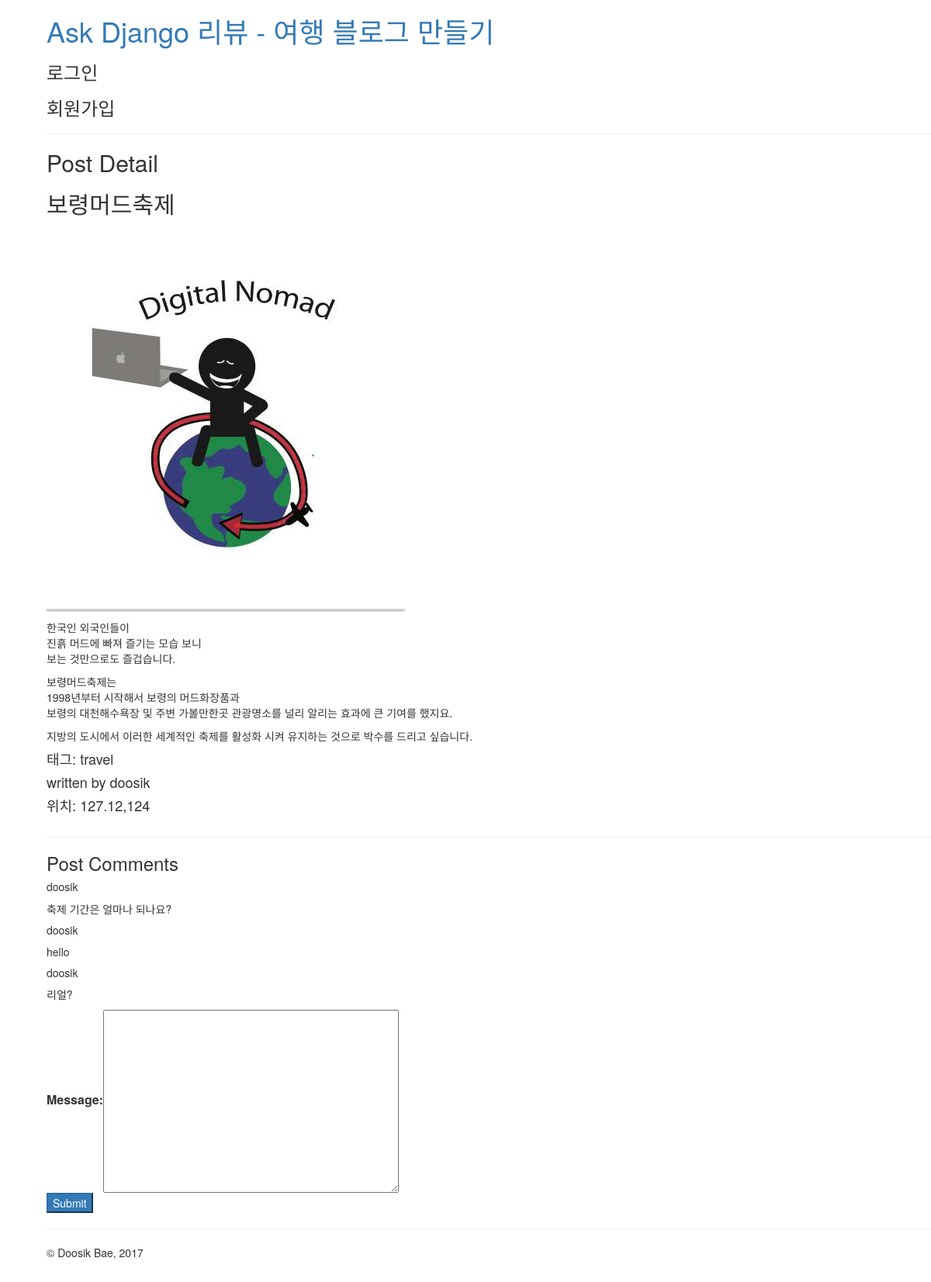
Screenshot of /post/detail/1/ with the database file from the repository.
### blog/models.py (models this page shows, shortened)
class TimeStamp(models.Model):
    created_at = models.DateTimeField(auto_now_add=True)
    updated_at = models.DateTimeField(auto_now=True)
    class Meta:
        abstract = True #추상적인거 ...다른 모델에 공통적으로 쓰려고 만든거.

class Post(TimeStamp):
    author = models.CharField(max_length=40)
    title = models.CharField(max_length=100, verbose_name='제목')
    photo_thumbnail = ProcessedImageField(verbose_name='photo',
        upload_to='blog/post/%Y/%m/%d', processors=[Thumbnail(500,500 )],  # 처리할 작업목록
        format='JPEG',
        options={'quality': 60},
        blank=True)
    content = models.TextField(help_text='Markdown 문법을 적용해 주세요')
    tags = models.CharField(max_length=50,choices=(
        ('travel','travel'),
        ('sports','sports'),
        ('tech','tech'),
        ('coding','coding'),
    ),blank=True)
    lnglat = models.CharField(max_length=100,validators=[lnglat_validator],
                              help_text='경도,위도 포맷으로 입력해주세요.')

class Comment(TimeStamp):
    post =  models.ForeignKey(Post)
    author = models.CharField(max_length=40)
    message = models.TextField(max_length=100)

### blog/views.py (the view)
# urls.py: url(r'^post/detail/(?P<id>\d+)/$',views.post_detail,name='post_detail'),
def post_detail(request,id):
    post = Post.objects.prefetch_related('comment_set').filter(id=id).first()
    if request.method == "POST":
        form = CommentModelForm(request.POST)
        if form.is_valid():
            comment = form.save(commit=False)
            comment.post = post
            comment.author =request.user
            comment.save()
            return redirect(post)
    else:
        form = CommentModelForm()
    return render(request,'blog/post_detail.html',{
        'post':post,
        'form':form
    })

### blog/forms.py
class CommentModelForm(forms.ModelForm):
    class Meta:
        model = Comment
        fields = ['message']

### blog/templates/blog/post_detail.html (shortened to what this page needs)
{% extends 'layout.html' %}
{% block contents %}
    <hr xmlns="http://www.w3.org/1999/html"/>
    <H2>Post Detail</H2>
    <table class="table-bordered">
        <h2> {{ post.title }}</h2>
        {% if post.photo_thumbnail %}
        <img src="{{ post.photo_thumbnail.url }}"/></image>
        {% endif %}
        <p>{{ post.content |linebreaks }}</p>
        <h4>태그: {{ post.tags }}</h4>
        <h4>written by {{ post.author }}</h4>
        <h4>위치: {{ post.lnglat }}</h4>
    </table>
    <hr/>
    <h3>Post Comments</h3>
    {% for comment in post.comment_set.all %}
        <h5>{{ comment.author }}</h5>
        <p>{{ comment.message }}</p>
    {% endfor %}
    <form action="" method="POST" class="table-responsive">
        <table>
            {{ form.as_table }}
        </table>
    <input type="submit" class="btn-primary">
    </form>
{% endblock %}

### review/templates/layout.html (style rules this page uses)
html { position: relative; min-height: 100%; }
body { margin-bottom: 60px;margin-left: 60px; }

### rows the page displays
Post: title "보령머드축제", photo_thumbnail (picture), content "한국인 외국인들이 진흙 머드에 빠져 즐기는 모습 보니 보는 것만으로도 즐겁습니다. 보령머드축제는 1998년부터 시작해서 보령의 머드화장품과 보령의 대천해수욕장 및 주변 가볼만한곳 관광명소를 널리 알리는 효과에 큰 기여를 했지요. 지방의 도시에서 이러한 세계적인 축제를 활성화 시켜 유지하는 것으로 박수를 드리고 싶습니다.", tags "travel", author "doosik", lnglat "127.12,124"
Comment: author "doosik", message "축제 기간은 얼마나 되나요?"
Comment: author "doosik", message "hello"
Comment: author "doosik", message "리얼?"
